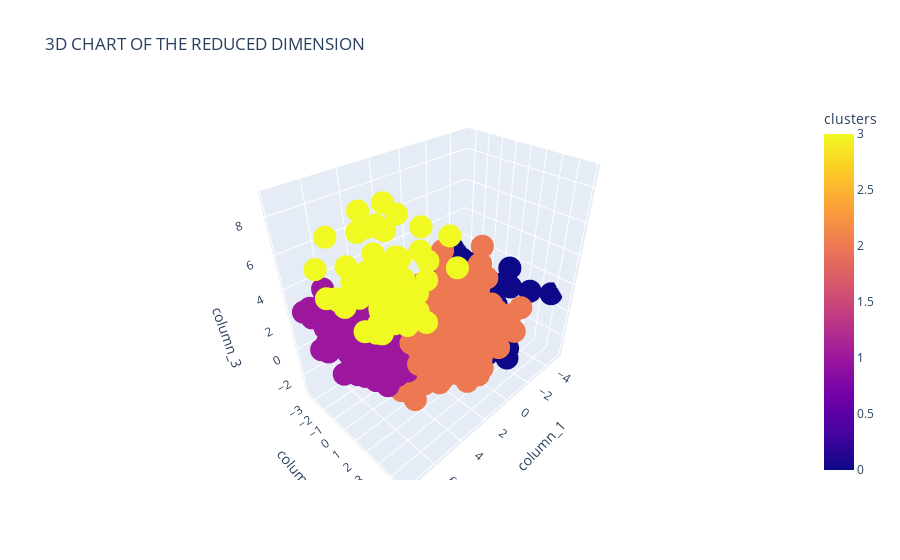

The notebook cell saved with this chart:
### Code cell
fig = px.scatter_3d(data_frame=pca_df, x='column_1', y='column_2', z='column_3',
                    title = '3D CHART OF THE REDUCED DIMENSION', color='clusters')
fig.show()

### Figure 1 — Plotly figure (JSON) as saved in the notebook; plotly's stock layout.template omitted (floating-point values rounded to 4 significant figures; data arrays with more than 128 entries replaced by an {"elided": "..."} marker saying what was removed)
{"data": [{"hovertemplate": "column_1=%{x}<br>column_2=%{y}<br>column_3=%{z}<br>clusters=%{marker.color}<extra></extra>", "legendgroup": "", "marker": {"color": {"elided": "2216 int values"}, "coloraxis": "coloraxis", "symbol": "circle"}, "mode": "markers", "name": "", "scene": "scene", "showlegend": false, "type": "scatter3d", "x": {"elided": "2216 float values"}, "y": {"elided": "2216 float values"}, "z": {"elided": "2216 float values"}}], "layout": {"coloraxis": {"colorbar": {"title": {"text": "clusters"}}, "colorscale": [[0, "#0d0887"], [0.1111, "#46039f"], [0.2222, "#7201a8"], [0.3333, "#9c179e"], [0.4444, "#bd3786"], [0.5556, "#d8576b"], [0.6667, "#ed7953"], [0.7778, "#fb9f3a"], [0.8889, "#fdca26"], [1, "#f0f921"]]}, "legend": {"tracegroupgap": 0}, "scene": {"domain": {"x": [0, 1], "y": [0, 1]}, "xaxis": {"title": {"text": "column_1"}}, "yaxis": {"title": {"text": "column_2"}}, "zaxis": {"title": {"text": "column_3"}}}, "title": {"text": "3D CHART OF THE REDUCED DIMENSION"}}}
